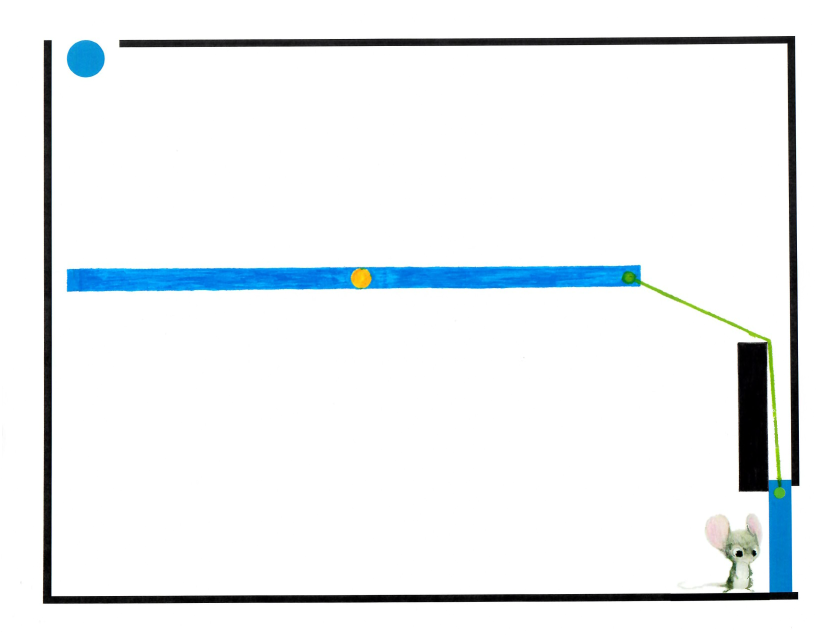
%> input picture mousetrap/Mousetrap_20/ReverseMousetrap_20.png, 1650 x 1275 px (shown at 1/2 size)
$ octave Mousetrap_20.m   (GNU Octave 9; MATLAB toolbox functions it lacks are replaced by stand-ins)
%> lines starting %> are read from the running program, lines starting %| are printed output that depends on the picture; in (x1, y1, x2, y2) boxes, pixels count from 0 and x2, y2 are one past the last pixel; in counts of white or black regions, pixels touching at a corner belong together; the program's own positions count from 1
### mousetrap/Mousetrap_20/createBlueMask.m
function [BW,maskedRGBImage] = createBlueMask(RGB)
%createMask  Threshold RGB image using auto-generated code from colorThresholder app.
%  [BW,MASKEDRGBIMAGE] = createMask(RGB) thresholds image RGB using
%  auto-generated code from the colorThresholder App. The colorspace and
%  minimum/maximum values for each channel of the colorspace were set in the
%  App and result in a binary mask BW and a composite image maskedRGBImage,
%  which shows the original RGB image values under the mask BW.

%------------------------------------------------------


% Convert RGB image to chosen color space
I = RGB;

% Define thresholds for channel 1 based on histogram settings
channel1Min = 0.000;
channel1Max = 44.000;

% Define thresholds for channel 2 based on histogram settings
channel2Min = 0.000;
channel2Max = 165.000;

% Define thresholds for channel 3 based on histogram settings
channel3Min = 120.000;
channel3Max = 255.000;

% Create mask based on chosen histogram thresholds
BW = (I(:,:,1) >= channel1Min ) & (I(:,:,1) <= channel1Max) & ...
    (I(:,:,2) >= channel2Min ) & (I(:,:,2) <= channel2Max) & ...
    (I(:,:,3) >= channel3Min ) & (I(:,:,3) <= channel3Max);

% Initialize output masked image based on input image.
maskedRGBImage = RGB;

% Set background pixels where BW is false to zero.
maskedRGBImage(repmat(~BW,[1 1 3])) = 0;

### mousetrap/Mousetrap_20/createHSVMask20.m
function [BW,maskedRGBImage] = createHSVMask20(RGB)
%createMask  Threshold RGB image using auto-generated code from colorThresholder app.
%  [BW,MASKEDRGBIMAGE] = createMask(RGB) thresholds image RGB using
%  auto-generated code from the colorThresholder App. The colorspace and
%  minimum/maximum values for each channel of the colorspace were set in the
%  App and result in a binary mask BW and a composite image maskedRGBImage,
%  which shows the original RGB image values under the mask BW.

%------------------------------------------------------


% Convert RGB image to chosen color space
I = rgb2hsv(RGB);

% Define thresholds for channel 1 based on histogram settings
channel1Min = 0.963;
channel1Max = 0.962;

% Define thresholds for channel 2 based on histogram settings
channel2Min = 0.000;
channel2Max = 1.000;

% Define thresholds for channel 3 based on histogram settings
channel3Min = 0.000;
channel3Max = 0.195;

% Create mask based on chosen histogram thresholds
BW = ( (I(:,:,1) >= channel1Min) | (I(:,:,1) <= channel1Max) ) & ...
    (I(:,:,2) >= channel2Min ) & (I(:,:,2) <= channel2Max) & ...
    (I(:,:,3) >= channel3Min ) & (I(:,:,3) <= channel3Max);

% Initialize output masked image based on input image.
maskedRGBImage = RGB;

% Set background pixels where BW is false to zero.
maskedRGBImage(repmat(~BW,[1 1 3])) = 0;

### mousetrap/Mousetrap_20/createYellowMask20.m
function [BW,maskedRGBImage] = createYellowMask20(RGB)
%createMask  Threshold RGB image using auto-generated code from colorThresholder app.
%  [BW,MASKEDRGBIMAGE] = createMask(RGB) thresholds image RGB using
%  auto-generated code from the colorThresholder App. The colorspace and
%  minimum/maximum values for each channel of the colorspace were set in the
%  App and result in a binary mask BW and a composite image maskedRGBImage,
%  which shows the original RGB image values under the mask BW.

%------------------------------------------------------


% Convert RGB image to chosen color space
I = RGB;

% Define thresholds for channel 1 based on histogram settings
channel1Min = 213.000;
channel1Max = 255.000;

% Define thresholds for channel 2 based on histogram settings
channel2Min = 146.000;
channel2Max = 219.000;

% Define thresholds for channel 3 based on histogram settings
channel3Min = 0.000;
channel3Max = 60.000;

% Create mask based on chosen histogram thresholds
BW = (I(:,:,1) >= channel1Min ) & (I(:,:,1) <= channel1Max) & ...
    (I(:,:,2) >= channel2Min ) & (I(:,:,2) <= channel2Max) & ...
    (I(:,:,3) >= channel3Min ) & (I(:,:,3) <= channel3Max);

% Initialize output masked image based on input image.
maskedRGBImage = RGB;

% Set background pixels where BW is false to zero.
maskedRGBImage(repmat(~BW,[1 1 3])) = 0;

### mousetrap/Mousetrap_20/createGreenMask20.m
function [BW,maskedRGBImage] = createGreenMask20(RGB)
%createMask  Threshold RGB image using auto-generated code from colorThresholder app.
%  [BW,MASKEDRGBIMAGE] = createMask(RGB) thresholds image RGB using
%  auto-generated code from the colorThresholder App. The colorspace and
%  minimum/maximum values for each channel of the colorspace were set in the
%  App and result in a binary mask BW and a composite image maskedRGBImage,
%  which shows the original RGB image values under the mask BW.

%------------------------------------------------------


% Convert RGB image to chosen color space
I = RGB;

% Define thresholds for channel 1 based on histogram settings
channel1Min = 0.000;
channel1Max = 201.000;

% Define thresholds for channel 2 based on histogram settings
channel2Min = 116.000;
channel2Max = 255.000;

% Define thresholds for channel 3 based on histogram settings
channel3Min = 0.000;
channel3Max = 59.000;

% Create mask based on chosen histogram thresholds
BW = (I(:,:,1) >= channel1Min ) & (I(:,:,1) <= channel1Max) & ...
    (I(:,:,2) >= channel2Min ) & (I(:,:,2) <= channel2Max) & ...
    (I(:,:,3) >= channel3Min ) & (I(:,:,3) <= channel3Max);

% Initialize output masked image based on input image.
maskedRGBImage = RGB;

% Set background pixels where BW is false to zero.
maskedRGBImage(repmat(~BW,[1 1 3])) = 0;

### mousetrap/Mousetrap_20/Mousetrap_20.m
%%%AUTHOR: MARK KARLE
clear all
I = imread('ReverseMousetrap_20.png');
%> I is the input picture: size 1275x1650x3 uint8; mean R, G, B 236.6, 240.7, 242.8
[M, N,O] = size(I);
%> M = 1275; N = 1650; O = 3
portcullisLocation = [1544 992 39 180];
mouseLocation = [1412 1007 114 168];
%% SEPARATE GROUPS OF OBJECTS
%%%%%%
%find the blue objects (movable)
blueBW = createBlueMask(I);
%> in createBlueMask, `BW = (I(:,:,1) >= channel1Min ) & (I(:,:,1) <= channel1Max) & (I(:,:,2..`:
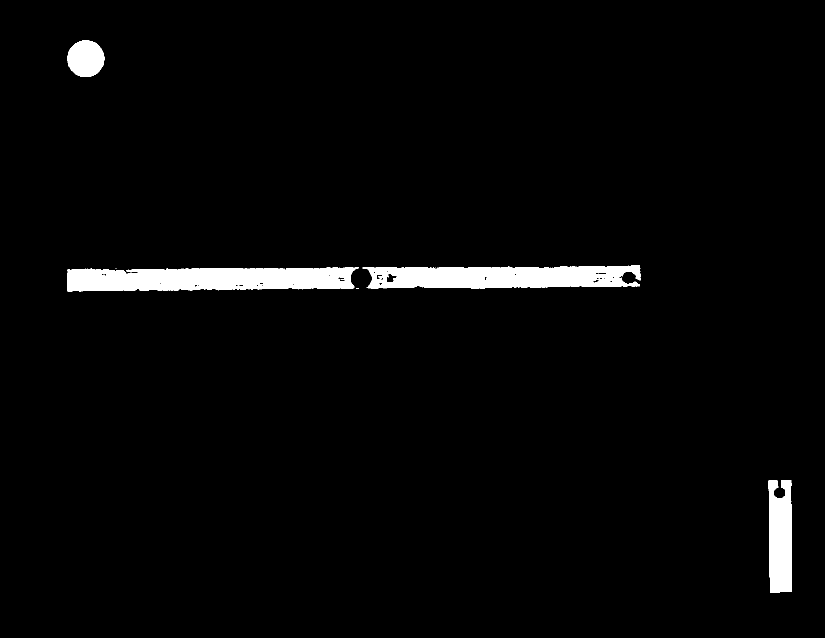
%> BW: size 1275x1650 logical (shown at 1/2 size); 2.7% white; 14 white regions (10 under 20 px), largest, box (x1, y1, x2, y2) and area: (134, 535, 718, 583) 23304, (725, 531, 1281, 577) 20466, (1537, 960, 1584, 1185) 9369, (134, 81, 209, 154) 4253
%close small gaps
blueBW = imdilate(blueBW,strel('disk',8));
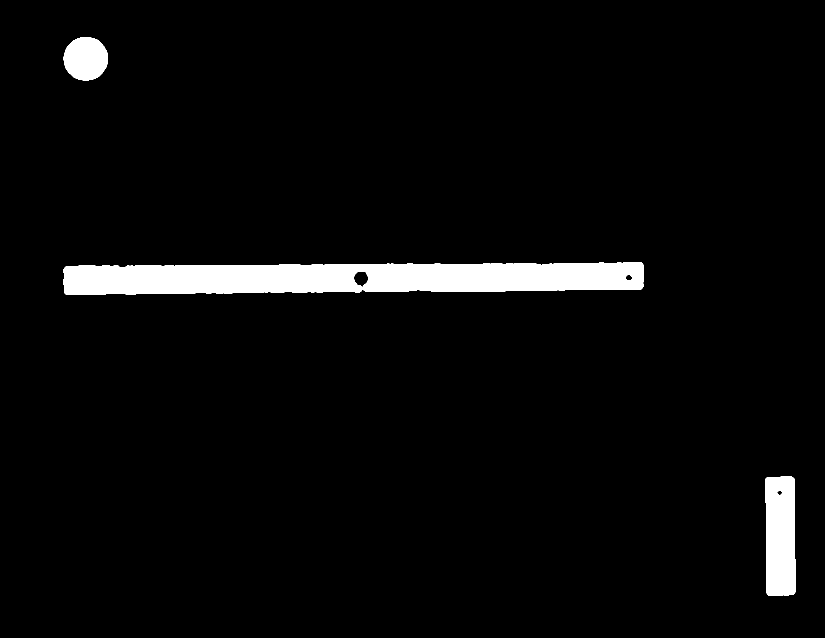
%> blueBW: size 1275x1650 logical (shown at 1/2 size); 4% white; 3 white regions, box (x1, y1, x2, y2) and area: (127, 524, 1288, 590) 63788, (1530, 953, 1591, 1192) 13771, (127, 74, 216, 161) 6105
%fill holes to find intersection with greens or yellows
blueBW = imfill(blueBW, 'holes');
%> blueBW: size 1275x1650 logical; 4% white; 3 white regions, box (x1, y1, x2, y2) and area: (127, 524, 1288, 590) 64520, (1530, 953, 1591, 1192) 13829, (127, 74, 216, 161) 6105
blueCC = bwconncomp(blueBW);
%> blueCC = 3 connected components

%blueObjects contains a binary image of each object so they can move
%independently
blueObjects = zeros( blueCC.ImageSize(1),blueCC.ImageSize(2), blueCC.NumObjects);
%> blueObjects: size 1275x1650x3 double; every value is 0
object = zeros(blueCC.ImageSize(1),blueCC.ImageSize(2));
%> object: size 1275x1650 double; every value is 0
for i= 1:blueCC.NumObjects
    object(:,:) = 0;
    object(blueCC.PixelIdxList{i}) = 1;
    blueObjects(:,:,i) = object;
end
%> this loop made 3 passes
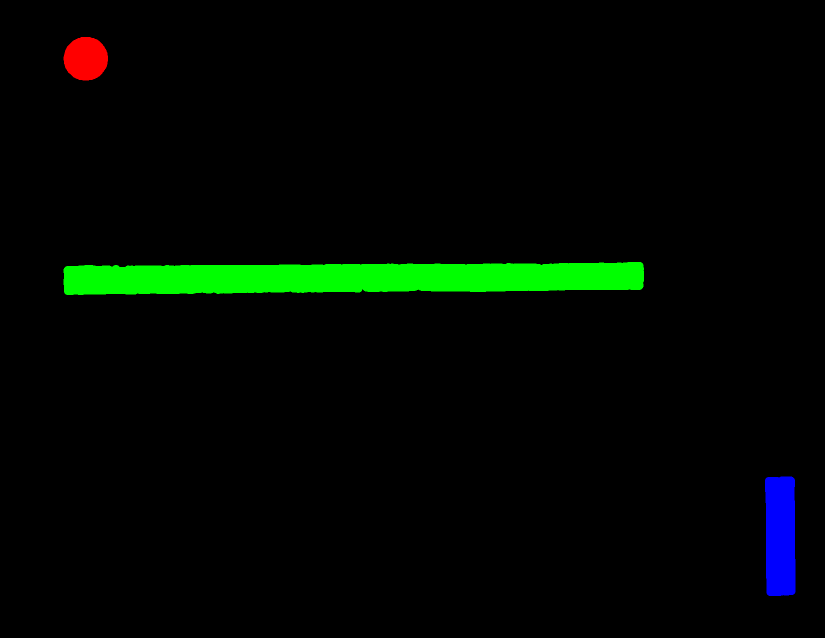
%> blueObjects: size 1275x1650x3 double (shown at 1/2 size); mean R, G, B 0.0029, 0.0307, 0.00657
%> object: size 1275x1650 double; values 0 (black) and 1 (white), 0.66% white; 1 white region, box (x1, y1, x2, y2) and area: (1530, 953, 1591, 1192) 13829
blueObjects = logical(blueObjects);
%> blueObjects: size 1275x1650x3 logical

%black  - no need to separate since they do not move
blackBW = createHSVMask20(I);
%> in createHSVMask20, `I = rgb2hsv(RGB);`: I: size 1275x1650x3 double; mean H, S, V 0.0486, 0.0426, 0.955
%> in createHSVMask20, `BW = ( (I(:,:,1) >= channel1Min) | (I(:,:,1) <= channel1Max) ) & (I(:,..`: BW: size 1275x1650 logical; 4% white; 9 white regions (4 under 20 px), largest, box (x1, y1, x2, y2) and area: (86, 81, 1596, 1207) 37203, (240, 72, 1598, 971) 30884, (1475, 685, 1537, 983) 16635, (1472, 1101, 1485, 1114) 122, (1505, 1101, 1512, 1112) 60
blackBW = imclose(blackBW, strel('disk', 8));
%> blackBW: size 1275x1650 logical; 4.1% white; 6 white regions (1 under 20 px), largest, box (x1, y1, x2, y2) and area: (86, 81, 1596, 1207) 37439, (240, 72, 1598, 971) 31045, (1475, 685, 1537, 983) 16776, (1472, 1101, 1485, 1114) 124, (1505, 1101, 1512, 1112) 60

%yellow - no need to separate since they do not move
yellowBW = createYellowMask20(I);
%> in createYellowMask20, `BW = (I(:,:,1) >= channel1Min ) & (I(:,:,1) <= channel1Max) & (I(:,:,2..`: BW: size 1275x1650 logical; 0.05% white; 1 white region, box (x1, y1, x2, y2) and area: (703, 537, 742, 575) 1133
yellowBW = imdilate(yellowBW, strel('disk', 8));
%> yellowBW: size 1275x1650 logical; 0.1% white; 1 white region, box (x1, y1, x2, y2) and area: (696, 530, 749, 582) 2198

%green - separate because they move independently
greenBW = createGreenMask20(I);
%> in createGreenMask20, `BW = (I(:,:,1) >= channel1Min ) & (I(:,:,1) <= channel1Max) & (I(:,:,2..`: BW: size 1275x1650 logical; 0.18% white; 19 white regions (14 under 20 px), largest, box (x1, y1, x2, y2) and area: (1245, 543, 1552, 822) 2684, (1551, 896, 1562, 962) 374, (1546, 823, 1557, 894) 362, (1548, 974, 1569, 995) 318, (720, 537, 730, 540) 20
greenBW = imdilate(greenBW, strel('disk', 8));
%> greenBW: size 1275x1650 logical; 0.74% white; 4 white regions, box (x1, y1, x2, y2) and area: (1238, 536, 1576, 1002) 13618, (698, 530, 750, 584) 1423, (1452, 1140, 1469, 1159) 248, (1453, 1111, 1470, 1128) 223
greenCC = bwconncomp(greenBW);
%> greenCC = 4 connected components
greenObjects = zeros( greenCC.ImageSize(1),greenCC.ImageSize(2), greenCC.NumObjects);
%> greenObjects: size 1275x1650x4 double; every value is 0
object = zeros(greenCC.ImageSize(1),greenCC.ImageSize(2));
for i = 1: greenCC.NumObjects
    object(:,:) = 0;
    if(size(greenCC.PixelIdxList{i},1) > 2000)
        object(greenCC.PixelIdxList{i}) = 1;
        greenObjects(:,:,i) = object;
    end
end
%> this loop made 4 passes
greenObjects = logical(greenObjects);
%get rid of empty green objects
greenCount = 0;
tmpGreen = 0;
greenBW = zeros(M,N);
for i = 1:greenCC.NumObjects
    if any(any(greenObjects(:,:,i)))
        greenCount = greenCount + 1;
        tmpGreen(1:M,1:N, greenCount) = greenObjects(:,:,i);
        greenBW = greenBW | tmpGreen(1:M,1:N,greenCount);
    end
end
%> this loop made 4 passes
%> greenCount on pass 2: 1
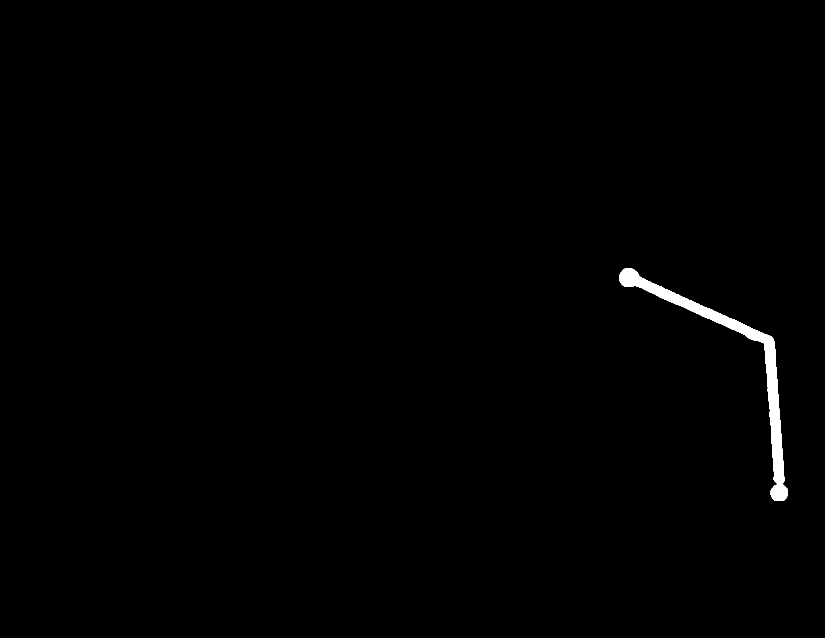
%> greenBW: size 1275x1650 logical (shown at 1/2 size); 0.65% white; 1 white region, box (x1, y1, x2, y2) and area: (1238, 536, 1576, 1002) 13618
greenObjects = tmpGreen;

attachmentPointsCC = bwconncomp(greenObjects & blueBW);
%> attachmentPointsCC = 2 connected components
attachmentPoints = zeros( attachmentPointsCC.ImageSize(1),attachmentPointsCC.ImageSize(2), attachmentPointsCC.NumObjects);
object = zeros(attachmentPointsCC.ImageSize(1),attachmentPointsCC.ImageSize(2));
for i = 1: attachmentPointsCC.NumObjects
    object(:,:) = 0;
    object(attachmentPointsCC.PixelIdxList{i}) = 1;
    attachmentPoints(:,:,i) = object;
end
%> this loop made 2 passes
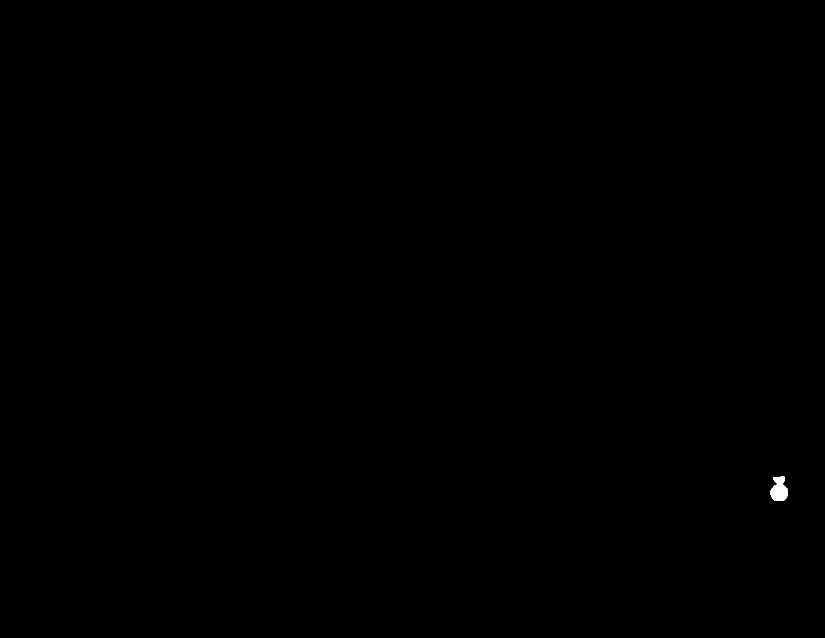
%> object: size 1275x1650 double (shown at 1/2 size); values 0 (black) and 1 (white), 0.06% white; 1 white region, box (x1, y1, x2, y2) and area: (1541, 953, 1576, 1002) 1249
attachmentPoints = logical(attachmentPoints);
greenBlackIntersectionPoints = regionprops(greenObjects & blackBW, 'centroid');
%> greenBlackIntersectionPoints = 1 region; Centroid: [1532 707.2]
greenBlackIntersectionPoints = round(greenBlackIntersectionPoints.Centroid);
%> greenBlackIntersectionPoints = [1532 707]
clear tmpGreen;
greenBW = zeros(M,N);
greenBW(greenBlackIntersectionPoints) = 1;
for i = 1 : attachmentPointsCC.NumObjects
    greenBW = greenBW | attachmentPoints(:,:,i);
end
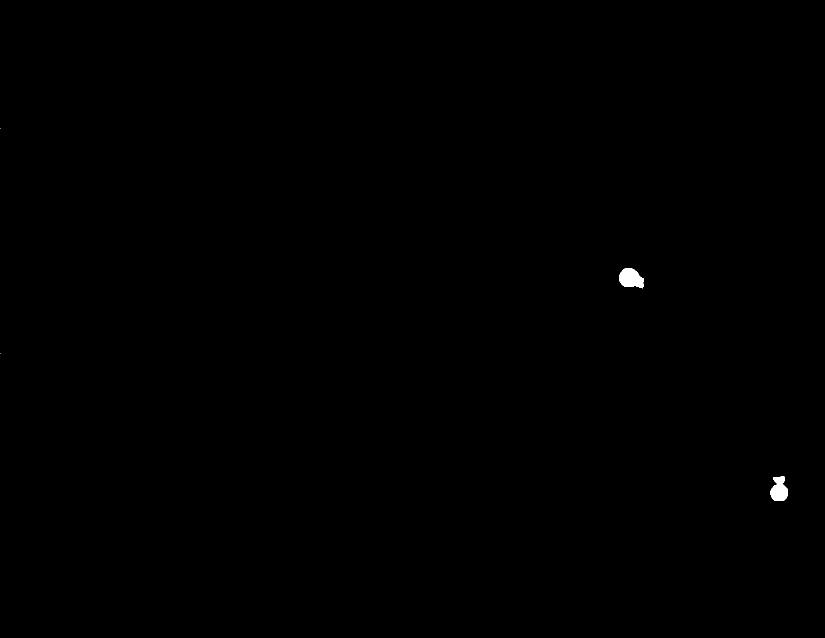
%> greenBW: size 1275x1650 logical (shown at 1/2 size); 0.13% white; 4 white regions (2 under 20 px), largest, box (x1, y1, x2, y2) and area: (1238, 536, 1288, 577) 1469, (1541, 953, 1576, 1002) 1249
%% find centers of mass:
blueCOM = regionprops(blueObjects, 'centroid');
%> blueCOM = 3 regions; Centroid: [172.2 118 1], [702.6 557 2], [1561.5 1072.7 3]
blueCOM = cat(1, blueCOM.Centroid);
%> blueCOM = [172.2 118 1; 702.6 557 2; 1561.5 1072.7 3]
blueCOM = round(blueCOM(:,1:2));
%> blueCOM = [172 118; 703 557; 1561 1073]

yellowCOM = regionprops(yellowBW, 'centroid');
%> yellowCOM = 1 region; Centroid: [722.9 557.1]
yellowCOM = cat(1, yellowCOM.Centroid);
%> yellowCOM = [722.9 557.1]
yellowCOM = round(yellowCOM(:,1:2));
%> yellowCOM = [723 557]


greenCOM = regionprops(attachmentPoints, 'centroid');
%> greenCOM = 2 regions; Centroid: [1262.5 557.6 1], [1559.2 980.5 2]
greenCOM = cat(1, greenCOM.Centroid);
%> greenCOM = [1262.5 557.6 1; 1559.2 980.5 2]
greenCOM = round(greenCOM(:,1:2));
%> greenCOM = [1262 558; 1559 980]
%% find centers of rotation
% there is a precedence for rotation points:
% if there is an intersection with yellow, use yellow's COM
% if there is an intersection with green, use green's COM
% otherwise use blue's COM

blueCOR = zeros(blueCC.NumObjects, 2);
%blueIsFixed is 1 if blue is fixed by a yellow point, 0 otherwise
blueIsFixed = zeros(1, blueCC.NumObjects);
%attachmentMap maps each blue object to its attachment point
attachmentMap = blueIsFixed;
%> attachmentMap = [0 0 0]
for i = 1:blueCC.NumObjects
    for n = 1:size(yellowCOM,1)
        if(blueObjects(yellowCOM(n,2), yellowCOM(n,1), i))
            blueCOR(i, :) = yellowCOM(n, :);
            blueIsFixed(i) = 1;
        end
    end

     for n = 1:size(greenCOM,1)
        if blueObjects(greenCOM(n,2), greenCOM(n,1), i)
            if ~blueCOR(i,:)
                blueCOR(i,:) = greenCOM(n,:);
            end
            attachmentMap(i) = n;
        end
    end
    if ~blueCOR(i, :)
        blueCOR(i, :) = blueCOM(i, :);
    end
end
%> after the loop, attachmentMap = [0 1 2]; blueCOR = [172 118; 723 557; 1559 980]; blueIsFixed = [0 1 0]


%% find real images corresponding to the binary images
movableObjects = zeros(M,N,3,blueCC.NumObjects);

for i = 1 : blueCC.NumObjects
    movableObjects(:,:,:,i) = (bsxfun(@times, I, cast(blueObjects(:,:,i), 'like',I)));
end
movableObjects = uint8(movableObjects);
%% movement loops
mouseSaved = false;

%> (the run ends here)
